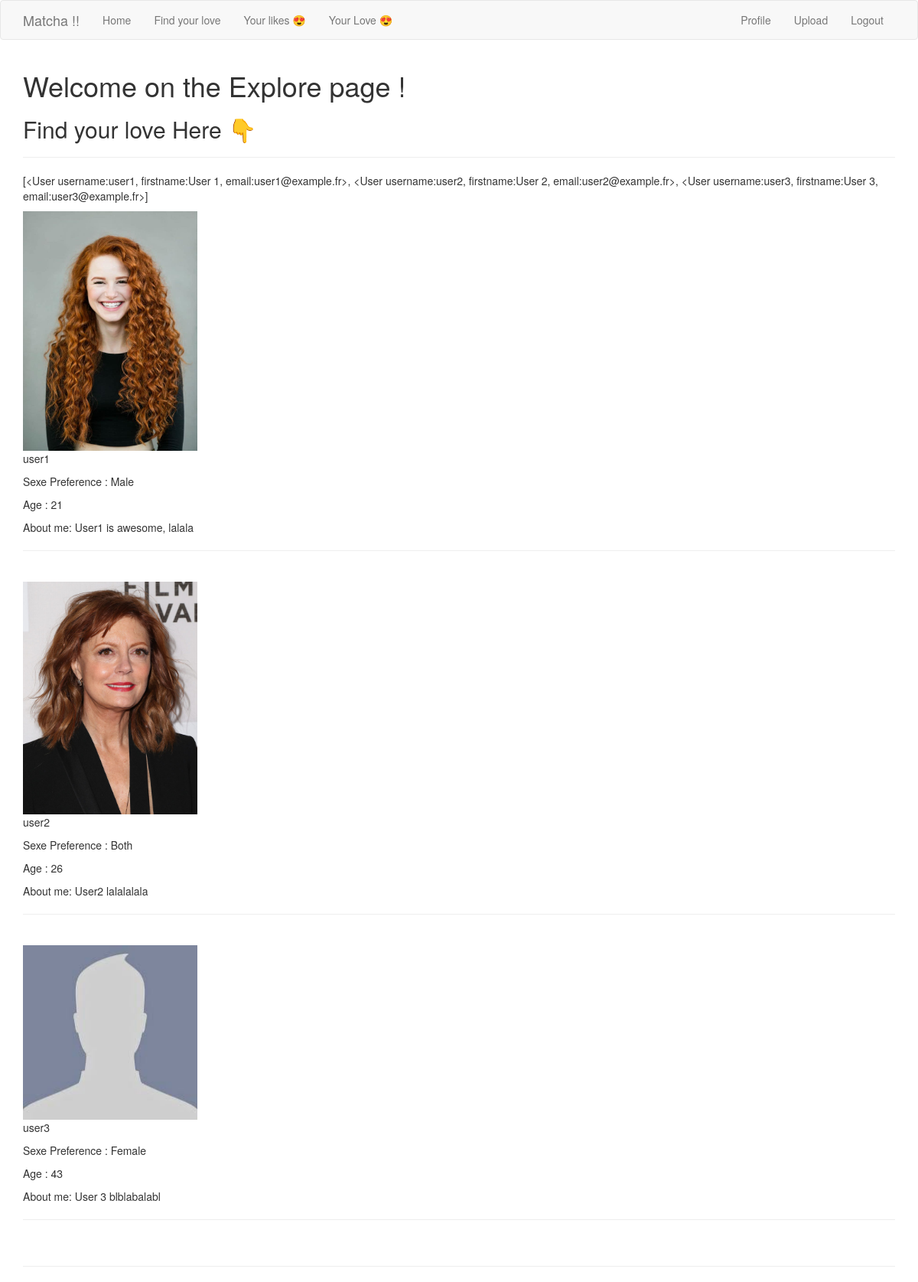
Page /explore/ (signed in) on the committed database.
### app/models.py (models this page shows, shortened)
class User(UserMixin, db.Model):
    id = db.Column(db.Integer, primary_key=True)
    username = db.Column(db.String(64), index=True, unique=True)
    firstname = db.Column(db.String(64), index=True)
    email = db.Column(db.String(120), index=True, unique=True)
    password_hash = db.Column(db.String(128))
    age = db.Column(db.Integer, index=True)
    sexpref = db.Column(db.String(64), index=True)
    fame = db.Column(db.Integer, index=True)
    bio = db.Column(db.String(256), index=True)
    last_seen = db.Column(db.DateTime, default=datetime.utcnow)
    liked = db.relationship(
        'User', secondary=likes,
        primaryjoin=(likes.c.likes_id == id),
        secondaryjoin=(likes.c.liked_id == id),
        backref=db.backref('likes', lazy='dynamic'),lazy='dynamic'
    )
    def profile_pic(self):
        path = os.path.join(os.getenv('PATH_IMAGE', '/static/images') , self.username, 'profile_pic/')
        pic = os.listdir('app' + path)
        if not pic:
            return(os.path.join(os.getenv('PATH_IMAGE', '/static/images/'),'default_prof_pic', 'profile_empty.jpeg'))
        return(path + pic[0])
    def __repr__(self):
        return '<User username:{}, firstname:{}, email:{}>'.format(self.username, self.firstname, self.email)

### app/routes.py (the view)
@app.route('/explore/')
@login_required
def explore():
    profile_list = User.query.all()
    print(profile_list)
    return render_template('explore.html', title='Explore', profile_list=profile_list)

### app/models.py (called while the page is built)
@login.user_loader
def load_user(id):
    return User.query.get(int(id))

### app/routes.py (called while the page is built)
@app.before_request
def before_request():
    if current_user.is_authenticated:
        current_user.last_seen = datetime.utcnow()
        db.session.commit()

### app/templates/explore.html
{% extends "base.html" %}
{% block app_content %}
    <h1>Welcome on the Explore page !</h1>
    <h2>Find your love Here 👇</h2>
    <hr>
    <p>{{ profile_list }}</p>
    {% for profile in profile_list %}
        {% include '_sumup.html' %}
    {% endfor %}
    <hr>
{% endblock %}

### app/templates/base.html (shortened to what this page needs)
{% extends 'bootstrap/base.html' %}
    {% block navbar %}
        <nav class="navbar navbar-default">
            <div class="container">
                <div class="navbar-header">
                    <a class="navbar-brand" href="{{ url_for('index') }}">Matcha !!</a>
                </div>
                <div class="collapse navbar-collapse" id="bs-example-navbar-collapse-1">
                    <ul class="nav navbar-nav">
                        <li><a href="{{ url_for('index') }}">Home</a></li>
                        {% if not current_user.is_anonymous %}
                            <li><a href="{{ url_for('explore') }}">Find your love</a></li>
                            <li><a href="{{ url_for('likes_page') }}">Your likes 😍</a></li>
                            <li><a href="{{ url_for('matches_page') }}">Your Love 😍</a></li>
                        {% endif %}
                    </ul>
                    <ul class="nav navbar-nav navbar-right">
                        {% if current_user.is_anonymous %}
                        <li><a href="{{ url_for('login') }}">Login</a></li>
                        {% else %}
                        <li><a href="{{ url_for('user', username=current_user.username) }}">Profile</a></li>
                        <li><a href="{{ url_for('upload') }}">Upload</a></li>
                        <li><a href="{{ url_for('logout') }}">Logout</a></li>
                        {% endif %}
                    </ul>
                </div>
            </div>
        </nav>
    {% endblock %}
    {% block content %}
        <div class="container">
            {% block app_content %}{% endblock %}
        </div>
    {% endblock %}

### app/templates/_sumup.html
{% if  profile.profile_pic()%}<img src={{profile.profile_pic()}} alt="Profile Picture" style="width:20%">{% endif %}
<p>{{profile.username}}</p>
{% if profile.sexpref %} <p>Sexe Preference : {{profile.sexpref}}</p>{% endif %}
{% if profile.age %} <p>Age : {{profile.age}}</p>{% endif %}
{% if profile.bio %} <p>About me: {{profile.bio}}</p>{% endif %}
<hr>
<br>

### rows in the picture
User: username+firstname+email "[<User username:user1, firstname:User 1, email:user1@example.fr>, <User username:user2, firstname:User 2, email:user2@example.fr>, <User username:user3, firstname:User 3, email:user3@example.fr>]", profile_pic (picture), username "user1", sexpref "Male", age "21", bio "User1 is awesome, lalala"
User: profile_pic (picture), username "user2", sexpref "Both", age "26", bio "User2 lalalalala"
User: profile_pic (picture), username "user3", sexpref "Female", age "43", bio "User 3 blblabalabl"
